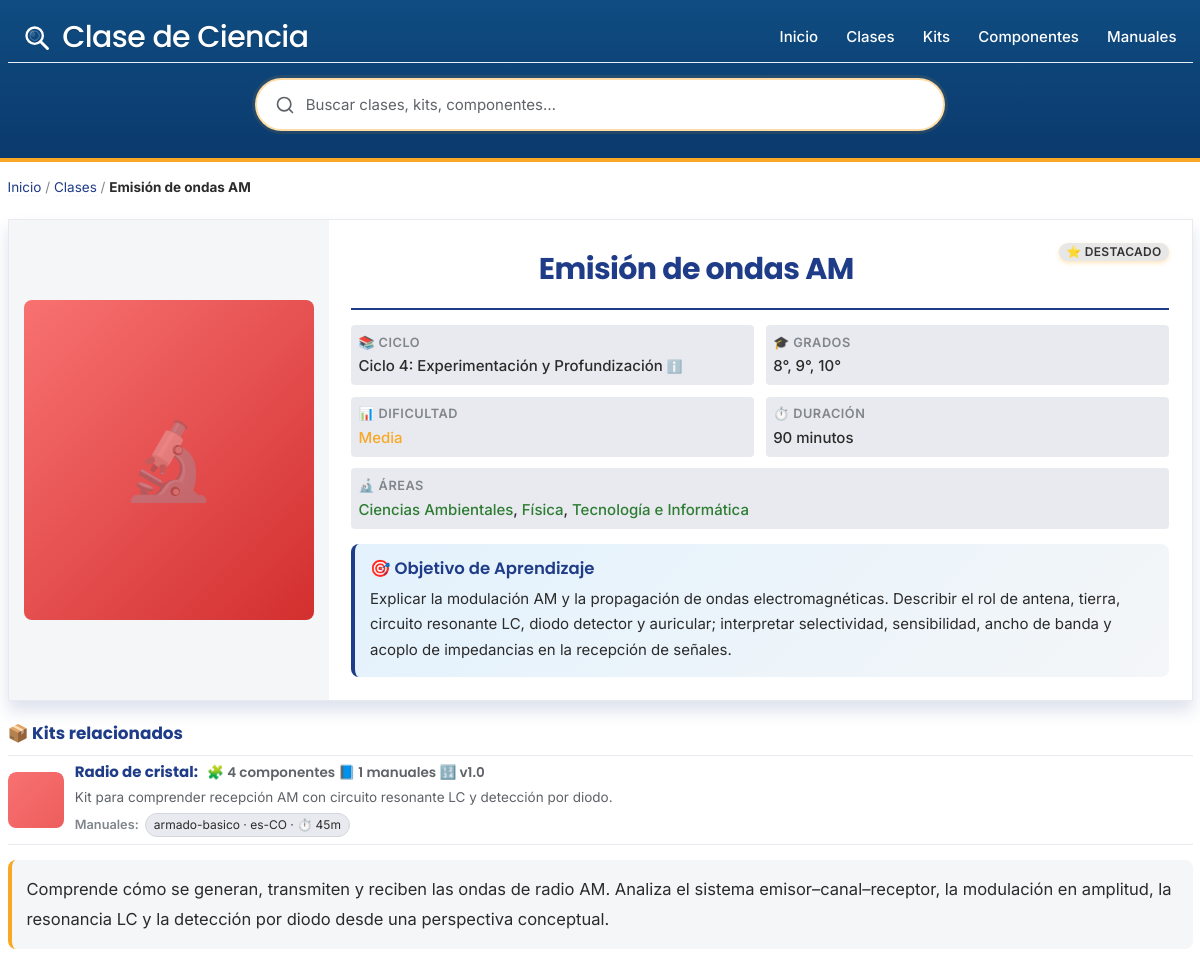
The page /clase-emision-de-ondas-am (upper part) on the database as committed earlier.
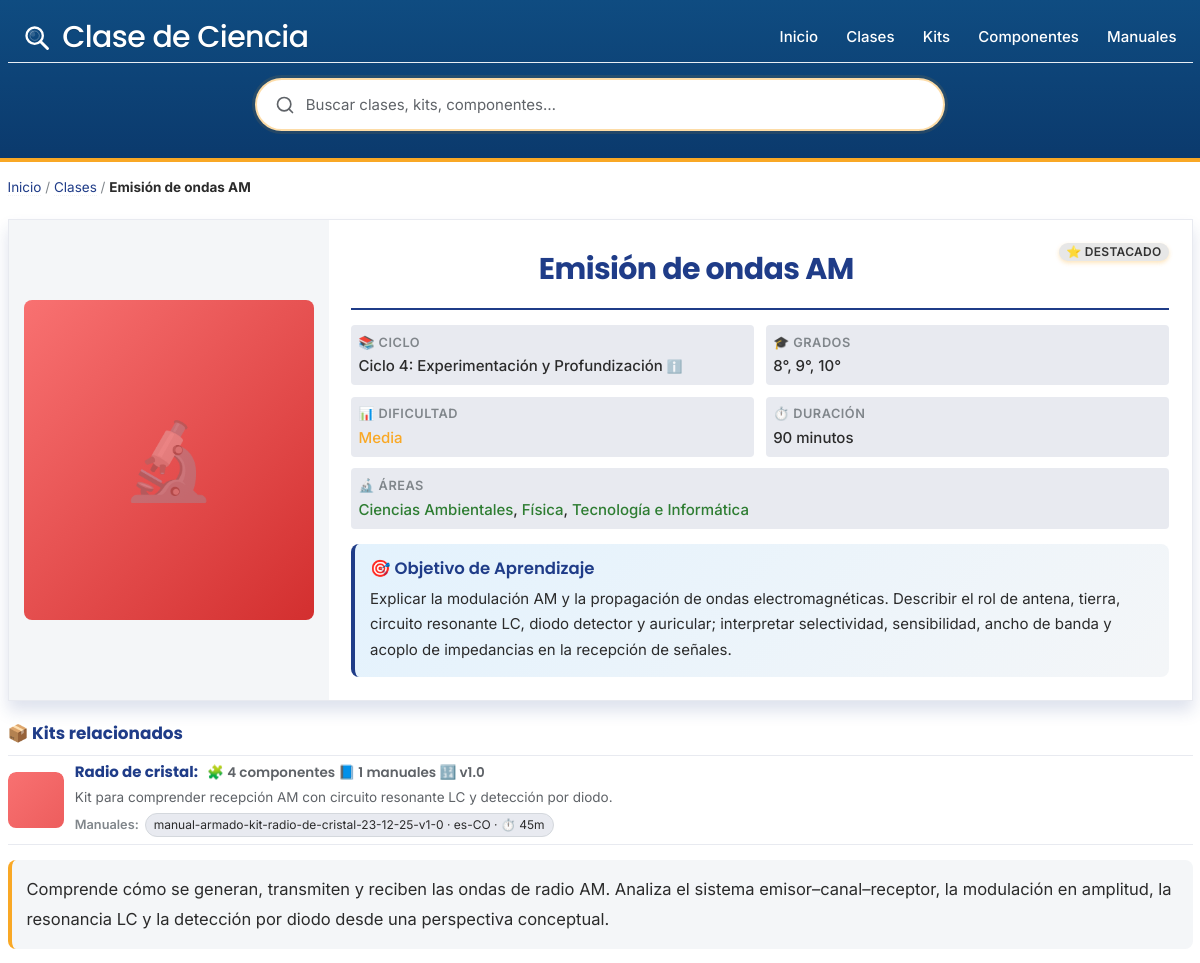
The same page on the database as committed later.
### tables this page shows
CREATE TABLE `kit_manuals` (
  `id` int(11) NOT NULL,
  `kit_id` int(11) NOT NULL,
  `slug` varchar(120) NOT NULL COMMENT 'Slug del manual (por kit/idioma)',
  `version` varchar(32) NOT NULL DEFAULT '1.0',
  `status` enum('draft','approved','published','discontinued') NOT NULL DEFAULT 'draft',
  `tipo_manual` enum('seguridad','armado','calibracion','uso','mantenimiento','teoria','experimento','solucion','evaluacion','docente','referencia') NOT NULL DEFAULT 'armado',
  `ambito` enum('kit','componente') NOT NULL DEFAULT 'kit',
  `item_id` int(11) DEFAULT NULL,
  `idioma` varchar(10) NOT NULL DEFAULT 'es-CO',
  `resumen` varchar(255) DEFAULT NULL,
  `time_minutes` int(11) DEFAULT NULL COMMENT 'Tiempo estimado de armado',
  `dificultad_ensamble` varchar(32) DEFAULT NULL,
  `pasos_json` longtext DEFAULT NULL CHECK (json_valid(`pasos_json`)),
  `herramientas_json` longtext DEFAULT NULL CHECK (json_valid(`herramientas_json`)),
  `seguridad_json` longtext DEFAULT NULL CHECK (json_valid(`seguridad_json`)),
  `html` mediumtext DEFAULT NULL,
  `render_mode` enum('legacy','fullhtml') NOT NULL DEFAULT 'legacy',
  `published_at` datetime DEFAULT NULL,
  `created_at` datetime NOT NULL DEFAULT current_timestamp(),
  `updated_at` datetime NOT NULL DEFAULT current_timestamp() ON UPDATE current_timestamp()
);

### includes/functions.php (called while the page is built, shortened)
<?php
function h($string) {
    return htmlspecialchars((string)$string, ENT_QUOTES, 'UTF-8');
}

### clase.php (the view, shortened to what the changed rows need)
<?php
require_once 'config.php';
require_once 'includes/functions.php';
$slug = isset($_GET['slug']) ? $_GET['slug'] : '';
$stmt = $pdo->prepare("SELECT * FROM clases WHERE slug = ? AND activo = 1");
$stmt->execute([$slug]);
$proyecto = $stmt->fetch();
$stmt = $pdo->prepare("
    SELECT k.*, ck.es_principal, ck.sort_order
    FROM kits k
    JOIN clase_kits ck ON k.id = ck.kit_id
    WHERE ck.clase_id = ?
    ORDER BY ck.es_principal DESC, ck.sort_order ASC
");
$stmt->execute([$proyecto['id']]);
$kits = $stmt->fetchAll();
$materiales_por_kit = [];
foreach ($kits as $kit) {
    $stmt = $pdo->prepare("
        SELECT kc.*, i.nombre_comun, i.slug, i.sku, i.unidad, i.advertencias_seguridad
        FROM kit_componentes kc
        JOIN kit_items i ON kc.item_id = i.id
        WHERE kc.kit_id = ?
        ORDER BY kc.sort_order ASC, i.nombre_comun ASC
    ");
    $stmt->execute([(int)$kit['id']]);
    $materiales_por_kit[$kit['id']] = $stmt->fetchAll(PDO::FETCH_ASSOC);
}
include 'includes/header.php';
?>
<div class="container article-page">
    <div class="clase-summary-card">
        <div class="summary-content">
            <div class="summary-right">
                <div class="summary-header">
                    <h1 class="summary-title"><?= h($proyecto['nombre']) ?></h1>
                </div>
            </div>
        </div>
    </div>
    <?php if (!empty($kits) && is_array($kits)): ?>
    <section class="kits-inline" aria-label="Kits relacionados">
        <?php
        foreach ($kits as $kit_inline):
            $kid = (int)$kit_inline['id'];
            $kit_comp_count = isset($materiales_por_kit[$kid]) && is_array($materiales_por_kit[$kid]) ? count($materiales_por_kit[$kid]) : 0;
            $kit_manuals = [];
            try {
                $stM = $pdo->prepare("SELECT slug, idioma, time_minutes, dificultad_ensamble FROM kit_manuals WHERE kit_id = ? AND status = 'published' ORDER BY idioma, version DESC, id DESC LIMIT 5");
                $stM->execute([$kid]);
                $kit_manuals = $stM->fetchAll(PDO::FETCH_ASSOC) ?: [];
            } catch (PDOException $e) { $kit_manuals = []; }
        ?>
        <section class="kit-inline-card" role="link" tabindex="0" aria-label="Kit relacionado" onclick="if(!event.target.closest('a')){ console.log('📦 [Clase] Click kit inline →','<?= h($kit_inline['slug']) ?>'); window.location.href='/<?= h($kit_inline['slug']) ?>'; }">
            <div class="kit-inline-wrap">
                <div class="kit-inline-left">
                    <?php if (!empty($kit_inline['imagen_portada'])): ?>
                        <div class="kit-inline-thumb" style="display:block;width:100%;height:100%;">
                        </div>
                    <?php else: ?>
                        <div class="kit-inline-thumb" style="display:block;width:100%;height:100%;">
                            <span class="placeholder-icon" style="display:flex;align-items:center;justify-content:center;width:100%;height:100%;background:var(--color-bg-alt);">📦</span>
                        </div>
                    <?php endif; ?>
                </div>
                <div class="kit-inline-right">
                    <h3 class="kit-inline-title">
                        <span><?= h($kit_inline['nombre']) ?>:</span>
                        <span class="kit-inline-byline">🧩 <?= (int)$kit_comp_count ?> componentes 📘 <?= count($kit_manuals) ?> manuales<?php if (!empty($kit_inline['version'])): ?> 🔢 v<?= h($kit_inline['version']) ?><?php endif; ?></span>
                    </h3>
                    <?php if (!empty($kit_inline['resumen'])): ?>
                        <?php $kit_resumen_short = mb_strlen($kit_inline['resumen']) > 160 ? (mb_substr($kit_inline['resumen'], 0, 157) . '…') : $kit_inline['resumen']; ?>
                        <p class="kit-inline-excerpt"><?= h($kit_resumen_short) ?></p>
                    <?php endif; ?>
                    <?php if (!empty($kit_manuals)): ?>
                    <div class="kit-inline-manuales">
                        <span class="man-label">Manuales:</span>
                        <div class="man-pills">
                            <?php foreach ($kit_manuals as $m): ?>
                                <a class="tag-pill" href="/<?= h($m['slug']) ?>" title="Manual <?= h($m['slug']) ?>">
                                    <?= h($m['slug']) ?><?php if (!empty($m['idioma'])): ?> · <?= h($m['idioma']) ?><?php endif; ?><?php if (!empty($m['time_minutes'])): ?> · ⏱️ <?= (int)$m['time_minutes'] ?>m<?php endif; ?>
                                </a>
                            <?php endforeach; ?>
                        </div>
                    </div>
                    <?php endif; ?>
                </div>
            </div>
        </section>
        <?php endforeach; ?>
    </section>
    <?php endif; ?>
</div>
<?php include 'includes/footer.php'; ?>

Rows that differ between the two databases and show on the page:
changed kit_manuals "es-CO": slug "armado-basico" → "manual-armado-kit-radio-de-cristal-23-12-25-v1-0"
